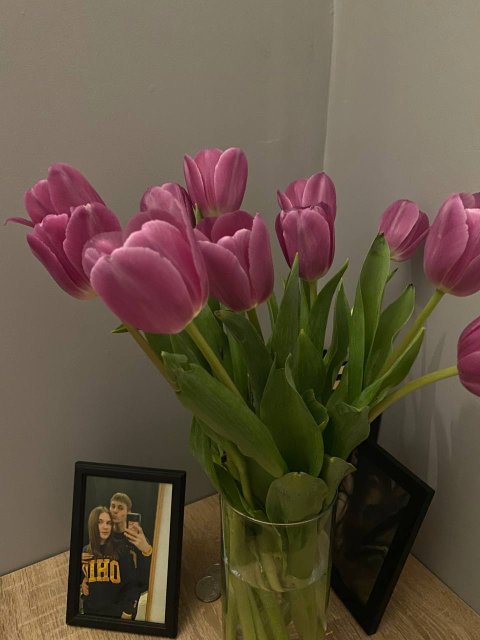
#> input picture Labs/Lab10/img.jpg, 960 x 1280 px, found by its file name (shown at 1/2 size)
$ python Lab10.py
#> lines starting #> are read from the running program, lines starting #| are printed output that depends on the picture
#> further down, image is the input picture: shape (1280, 960, 3); mean B, G, R 66.2, 83.2, 98.7
#> `image = cv2.resize(cv2.cvtColor(image, cv2.COLOR_BGR2RGB), (274, 285))`:
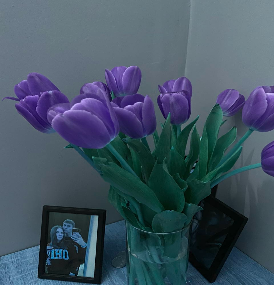
#> image: shape (285, 274, 3); mean B, G, R 98.6, 83.1, 66.2
import cv2
import numpy as np
import matplotlib.pyplot as plt
import random


def Gauss_noise(image, sigma):
#> called with sigma = 18
    img = image.astype(np.int16)
    mu = 0
    for i in range(img.shape[0]):
        for j in range(img.shape[1]):
            for k in range(img.shape[2]):
                img[i, j, k] = img[i, j, k] + random.gauss(mu=mu, sigma=sigma)
        img[img > 255] = 255
        img[img < 0] = 0
        img = img.astype(np.uint8)
        return img

def Arithmetic_algorithm(image):
    #Arithmetic mean filtering
    new_image = np.zeros(image.shape)
    image = cv2.copyMakeBorder(image, 1, 1, 1, 1, cv2.BORDER_DEFAULT)
    for i in range(1, image.shape[0] - 1):
        for j in range(1, image.shape[1] - 1):
            new_image[i - 1, j - 1] = np.mean(image[i - 1:i + 2, j - 1:j + 2])
    new_image = (new_image - np.min(image)) * (255/ np.max(image))
    return new_image.astype(np.uint8)


def Arithmetic_rgb(image):
    r, g, b = cv2.split(image)
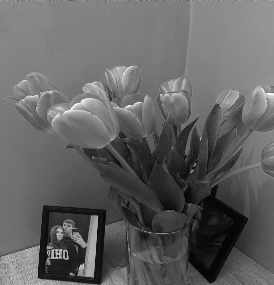
#> r: shape (285, 274); min 0, max 255, mean 98.6
    r = Arithmetic_algorithm(r)
    g = Arithmetic_algorithm(g)
#> in Arithmetic_algorithm (call 2), `new_image = (new_image - np.min(image)) * (255/ np.max(image))`:
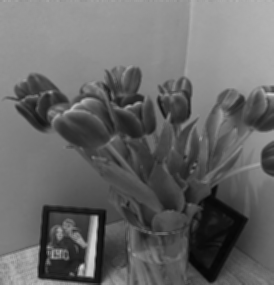
#> new_image: shape (285, 274) float64; min 6.39, max 209.7, mean 103.9
    b = Arithmetic_algorithm(b)
#> in Arithmetic_algorithm (call 3), `image = cv2.copyMakeBorder(image, 1, 1, 1, 1, cv2.BORDER_DEFAULT)`:
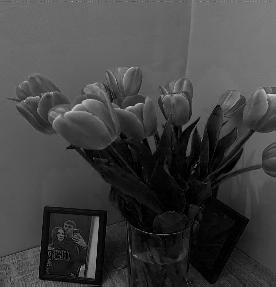
#> image: shape (287, 276); min 0, max 212, mean 66.4
    return cv2.merge([r, g, b])
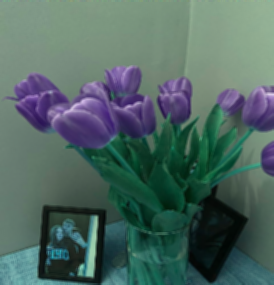
#> returned value: shape (285, 274, 3); mean of channels 0, 1, 2 98.2, 103.4, 79.1; drawn as B, G, R


def Geometric_operator(roi):
    roi = roi.astype(np.float64)
    p = np.prod(roi)
    return p ** (1 / (roi.shape[0] * roi.shape[1]))


def Geometric_algorithm(image):
    #Geometric mean filter
    new_image = np.zeros(image.shape)
    image = cv2.copyMakeBorder(image, 1, 1, 1, 1, cv2.BORDER_DEFAULT)
    for i in range(1, image.shape[0] - 1):
        for j in range(1, image.shape[1] - 1):
            new_image[i - 1, j - 1] = Geometric_operator(image[i - 1:i + 2, j - 1:j + 2])
#> this loop made 285 passes
    new_image = (new_image - np.min(image)) * (255 / np.max(image))
    return new_image.astype(np.uint8)
#> returned value: shape (285, 274)


def Geometric_rgb(image):
    r, g, b = cv2.split(image)
    r = Geometric_algorithm(r)
    g = Geometric_algorithm(g)
#> after the loop in Geometric_algorithm (call 2), `for i in range(1, image.shape[0] - 1):`:
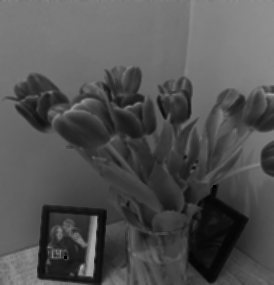
#> new_image: shape (285, 274) float64; min 0, max 167.5, mean 82.4
    b = Geometric_algorithm(b)
#> after the loop in Geometric_algorithm (call 3), `for i in range(1, image.shape[0] - 1):`:
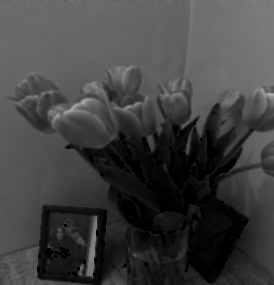
#> new_image: shape (285, 274) float64; min 0, max 180.8, mean 64.9
    return cv2.merge([r, g, b])
#> returned value: shape (285, 274, 3)


if __name__ == '__main__':
    image = cv2.imread('Labs\Lab10\img.jpg')
    image = cv2.resize(cv2.cvtColor(image, cv2.COLOR_BGR2RGB), (274, 285))
    plt.imshow(image)
    plt.axis("off")
    plt.title("Original Image")
    plt.show()

    Gauss = Gauss_noise(image, 18)
    plt.imshow(Gauss)
    plt.axis("off")
    plt.title("Gauss noise Image")
    plt.show()

    plt.imshow(Arithmetic_rgb(Gauss))
    plt.title("Arithmetic Filter")
    plt.show()

    plt.imshow(Geometric_rgb(Gauss))
    plt.title("Geometric Filter")
    plt.show()
